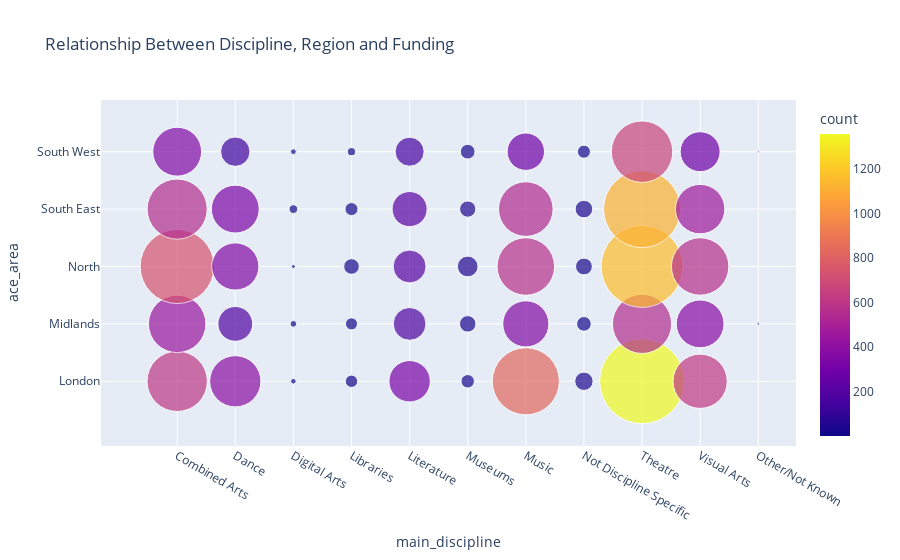

Notebook cell for this chart:
### Code cell
# 7.2 Bubble chart: discipline, region and funding
# Prepare data for bubble chart
bubble_data = df_vis.copy().groupby(['main_discipline', 'ace_area'])['award_amount'].agg(['sum', 'count']).reset_index()

# Create bubble chart with Plotly
fig = px.scatter(bubble_data, 
                x='main_discipline', 
                y='ace_area', 
                size='sum',
                color='count',
                hover_name='main_discipline',
                size_max=60,
                title='Relationship Between Discipline, Region and Funding')
fig.update_layout(xaxis={'categoryorder':'total descending'})
fig.show()

### Figure 1 — Plotly figure (JSON) as saved in the notebook; plotly's stock layout.template omitted (floating-point values rounded to 4 significant figures)
{"data": [{"hovertemplate": "<b>%{hovertext}</b><br><br>main_discipline=%{x}<br>ace_area=%{y}<br>sum=%{marker.size}<br>count=%{marker.color}<extra></extra>", "hovertext": ["Combined Arts", "Combined Arts", "Combined Arts", "Combined Arts", "Combined Arts", "Dance", "Dance", "Dance", "Dance", "Dance", "Digital Arts", "Digital Arts", "Digital Arts", "Digital Arts", "Digital Arts", "Libraries", "Libraries", "Libraries", "Libraries", "Libraries", "Literature", "Literature", "Literature", "Literature", "Literature", "Museums", "Museums", "Museums", "Museums", "Museums", "Music", "Music", "Music", "Music", "Music", "Not Discipline Specific", "Not Discipline Specific", "Not Discipline Specific", "Not Discipline Specific", "Not Discipline Specific", "Other/Not Known", "Other/Not Known", "Theatre", "Theatre", "Theatre", "Theatre", "Theatre", "Visual Arts", "Visual Arts", "Visual Arts", "Visual Arts", "Visual Arts"], "legendgroup": "", "marker": {"color": [609, 449, 737, 562, 361, 390, 187, 358, 341, 139, 4, 6, 2, 10, 4, 21, 19, 31, 19, 9, 329, 174, 207, 216, 150, 29, 33, 51, 45, 31, 828, 365, 577, 549, 287, 40, 20, 29, 39, 20, 1, 1, 1357, 559, 1159, 1117, 673, 615, 381, 570, 464, 292], "coloraxis": "coloraxis", "size": [15170000.0, 13740000.0, 22810000.0, 15040000.0, 9920000.0, 10920000.0, 5030000.0, 9258000.0, 9537000.0, 3580000.0, 129100.0, 185000.0, 60880.0, 320300.0, 136100.0, 637400.0, 603900.0, 1014000.0, 710200.0, 274300.0, 7129000.0, 4470000.0, 4502000.0, 5125000.0, 3498000.0, 752800.0, 1132000.0, 1788000.0, 1102000.0, 900200.0, 18750000.0, 8863000.0, 13760000.0, 12400000.0, 5811000.0, 1400000.0, 894800.0, 1177000.0, 1289000.0, 708900.0, 26870.0, 15000.0, 29900000.0, 14570000.0, 27890000.0, 24650000.0, 15720000.0, 12240000.0, 9494000.0, 13720000.0, 10160000.0, 6634000.0], "sizemode": "area", "sizeref": 8306.0, "symbol": "circle"}, "mode": "markers", "name": "", "orientation": "v", "showlegend": false, "type": "scatter", "x": ["Combined Arts", "Combined Arts", "Combined Arts", "Combined Arts", "Combined Arts", "Dance", "Dance", "Dance", "Dance", "Dance", "Digital Arts", "Digital Arts", "Digital Arts", "Digital Arts", "Digital Arts", "Libraries", "Libraries", "Libraries", "Libraries", "Libraries", "Literature", "Literature", "Literature", "Literature", "Literature", "Museums", "Museums", "Museums", "Museums", "Museums", "Music", "Music", "Music", "Music", "Music", "Not Discipline Specific", "Not Discipline Specific", "Not Discipline Specific", "Not Discipline Specific", "Not Discipline Specific", "Other/Not Known", "Other/Not Known", "Theatre", "Theatre", "Theatre", "Theatre", "Theatre", "Visual Arts", "Visual Arts", "Visual Arts", "Visual Arts", "Visual Arts"], "xaxis": "x", "y": ["London", "Midlands", "North", "South East", "South West", "London", "Midlands", "North", "South East", "South West", "London", "Midlands", "North", "South East", "South West", "London", "Midlands", "North", "South East", "South West", "London", "Midlands", "North", "South East", "South West", "London", "Midlands", "North", "South East", "South West", "London", "Midlands", "North", "South East", "South West", "London", "Midlands", "North", "South East", "South West", "Midlands", "South West", "London", "Midlands", "North", "South East", "South West", "London", "Midlands", "North", "South East", "South West"], "yaxis": "y"}], "layout": {"coloraxis": {"colorbar": {"title": {"text": "count"}}, "colorscale": [[0, "#0d0887"], [0.1111, "#46039f"], [0.2222, "#7201a8"], [0.3333, "#9c179e"], [0.4444, "#bd3786"], [0.5556, "#d8576b"], [0.6667, "#ed7953"], [0.7778, "#fb9f3a"], [0.8889, "#fdca26"], [1, "#f0f921"]]}, "legend": {"itemsizing": "constant", "tracegroupgap": 0}, "title": {"text": "Relationship Between Discipline, Region and Funding"}, "xaxis": {"anchor": "y", "categoryorder": "total descending", "domain": [0, 1], "title": {"text": "main_discipline"}}, "yaxis": {"anchor": "x", "domain": [0, 1], "title": {"text": "ace_area"}}}}
